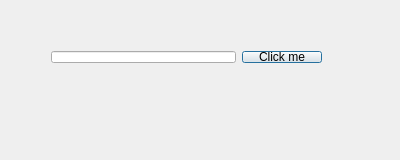
<?xml version="1.0" encoding="UTF-8"?>
<ui version="4.0">
 <class>Dialog</class>
 <widget class="QDialog" name="Dialog">
  <property name="geometry">
   <rect>
    <x>0</x>
    <y>0</y>
    <width>400</width>
    <height>160</height>
   </rect>
  </property>
  <property name="windowTitle">
   <string>Dialog</string>
  </property>
  <widget class="QWidget" name="">
   <property name="geometry">
    <rect>
     <x>40</x>
     <y>40</y>
     <width>293</width>
     <height>34</height>
    </rect>
   </property>
   <layout class="QHBoxLayout" name="horizontalLayout">
    <item>
     <widget class="QLineEdit" name="lineEdit"/>
    </item>
    <item>
     <widget class="QPushButton" name="pushButton">
      <property name="text">
       <string>Click me</string>
      </property>
     </widget>
    </item>
   </layout>
  </widget>
 </widget>
 <layoutdefault spacing="6" margin="11"/>
 <resources/>
 <connections/>
</ui>
